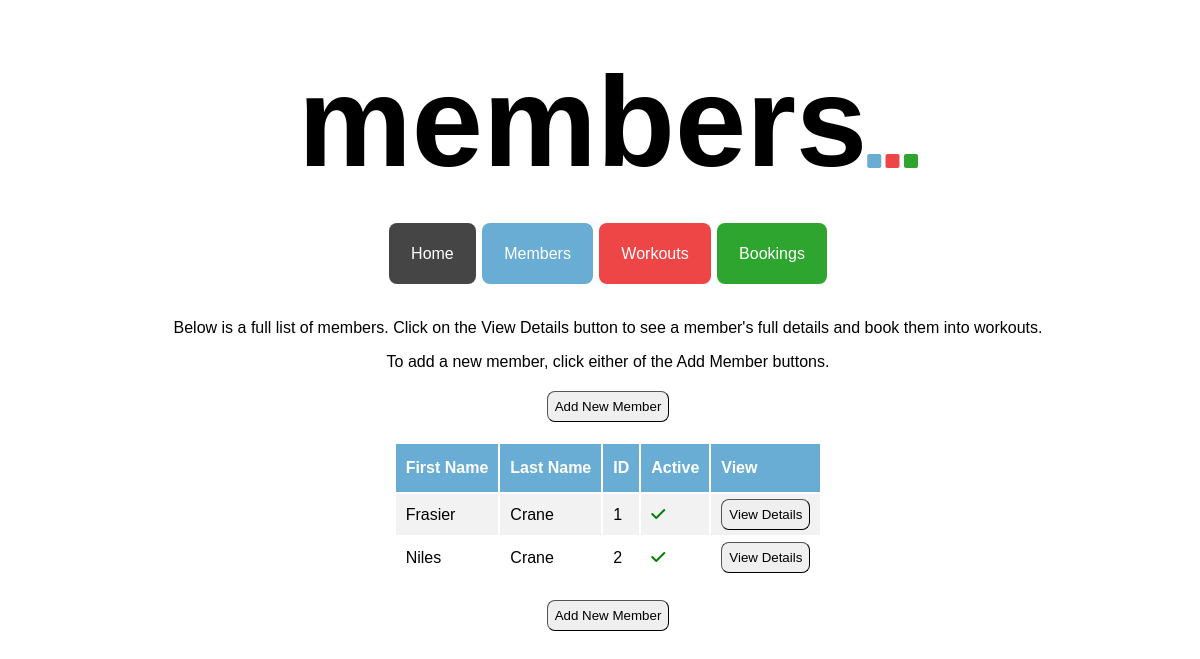
The app's page /members, older data.
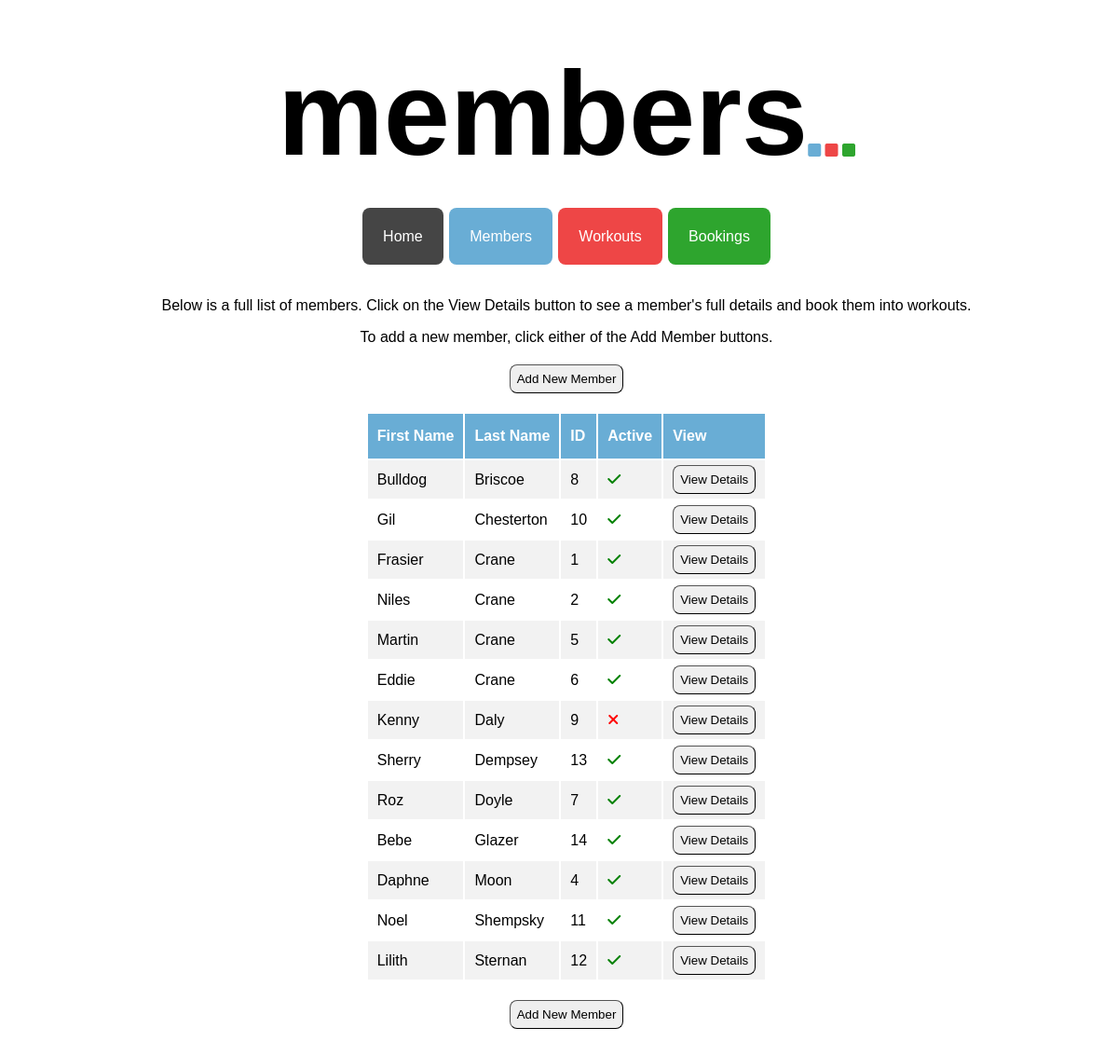
The same page, newer data.
### tables this page shows
CREATE TABLE members (
    id INTEGER PRIMARY KEY AUTOINCREMENT,
    first_name VARCHAR,
    last_name VARCHAR,
    dob DATE,
    active BOOLEAN
);

### controllers/member_controller.py (the view)
@members_blueprint.route("/members")
def members():
    route_name = "members"
    members = member_repository.select_all()
    return render_template("members/index.html", route_name=route_name, members=members)

### db/run_sql.py (called while the page is built)
def get_db():
    path = os.path.dirname(os.path.abspath(__file__))
    db = os.path.join(path, "gym_db.db")
    conn = sqlite3.connect(db)
    conn.execute("PRAGMA foreign_keys = 1")
    conn.row_factory = sqlite3.Row
    return conn

def run_sql(sql, values = []):
    db = get_db()
    cursor = db.cursor()
    cursor.execute(sql, values)
    results = cursor.fetchall()
    db.commit()
    db.close()
    return results

### repositories/member_repository.py (called while the page is built)
def sort_function(member):
    return member.last_name

def select_all():
    members = []
    sql = "SELECT * FROM members"
    results = run_sql(sql)
    for row in results:
        active = True if row['active'] == 1 else False
        member = Member(row['first_name'], row['last_name'], row['dob'], active, row['id'])
        members.append(member)
    members.sort(key=sort_function)
    return members

### templates/members/index.html
{% extends 'base.html'%}
{% block content %}
<div class="index_page_container">
    <p>Below is a full list of members. Click on the View Details button to see a member's full details and book them into workouts.</p>
    <p>To add a new member, click either of the Add Member buttons.</p>
    <button class="index_page_button" id="index_page_top_button">
        <a class="index_page_link" href="/members/create">Add New Member</a>
    </button>
    <table class="index_table">
        <tr class="index_table_headers">
            <th>First Name</th>
            <th>Last Name</th>
            <th>ID</th>
            <th>Active</th>
            <th>View</th>
        </tr>
        {% for member in members %}
        <tr class="index_table_content">
            <td>{{member.first_name}}</td>
            <td>{{member.last_name}}</td>
            <td>{{member.id}}</td>
            {% if member.active == True %}
            <td><i class="fa-solid fa-check" style="color: green"></i></td>
            {% elif member.active == False %}
            <td><i class="fa-solid fa-xmark" style="color: red"></i></td>
            {% endif %}
            <td><button class="index_page_button"><a class="index_page_link" href="/members/{{member.id}}">View Details</button></td>
        {% endfor %}
        </tr>
    </table>
    <button class="index_page_button" id="index_page_bottom_button">
        <a class="index_page_link" href="/members/create">Add New Member</a>
    </button>
</div>
{% endblock %}

### templates/base.html (shortened to what this page needs)
<!DOCTYPE html>
<html lang="en">
<head>
    <link rel="stylesheet" href="{{ url_for('static', filename='style.css') }}">
    <link rel="stylesheet" href="{{ url_for('static', filename='index_pages.css') }}">
    <link rel="stylesheet" href="{{ url_for('static', filename='create_pages.css') }}">
    <link rel="stylesheet" href="{{ url_for('static', filename='show_pages.css') }}">
    <link rel="stylesheet" href="{{ url_for('static', filename='edit_pages.css') }}">
</head>
<body>
    <div class="base">
    <header>
        <h1 class="page_headers">{{route_name}}</h1>
        <p><i class="fa-solid fa-square" id="square" style="color:#69add5"></i> <i class="fa-solid fa-square" style="color:#ee4646"></i>
        <i class="fa-solid fa-square" style="color:#2ea52e"></i></p>
    </header>
    <div class="nav_bar">
        <nav>
                <a class="nav_item" id="nav_home" href="/">Home</a>
                <a class="nav_item" id="nav_member" href="/members">Members</a>
                <a class="nav_item" id="nav_workout" href="/workouts">Workouts</a>
                <a class="nav_item" id="nav_booking" href="/bookings">Bookings</a>
        </nav>
    </div>
    </div>
    <div class="block_content">
        {% block content %}
        {% endblock%}
    </div>
</body>
</html>

### static/style.css (style rules this page uses)
body { font-family: Verdana, Geneva, Tahoma, sans-serif; height: 100%; width: 100%; }
.page_headers { font-size: 800%; text-align: center; margin-top: 40px; margin-bottom: 50px; }
.base { margin: 0 auto; text-align: center; }
.base > header { display: flex; justify-content: center; align-items: center; }
.base > header > p { align-self: flex-end; margin-bottom: 74px; }
.nav_bar { list-style-type: none; margin: 0; padding: 0; margin-bottom: 30px; }
.nav_item { display: inline; margin: 5px 1px; padding: 22px; text-align: center; text-decoration: none; color: white; border-radius: 8px; }
#nav_home { background-color: #454545; }
#nav_member { background-color: #69add5; }
#nav_workout { background-color: #ee4646; }
#nav_booking { background-color: #2ea52e; }

### static/index_pages.css (style rules this page uses)
.index_page_container { display: flex; flex-direction: column; align-items: center; justify-content: center; margin: 40px auto; }
.index_page_container > p { margin-bottom: 0px; }
.index_table { width: auto; text-align: left; }
.index_table_headers { background-color: #69add5; color: white; }
.index_table_headers > th { padding: 15px 10px; }
.index_table_content > td { padding: 5px 10px; }
.index_table_content:nth-child(even) { background-color: #f2f2f2; }
.index_page_button { padding: 7px; border-radius: 8px; border-width: 1px; }
.index_page_link { color: #000000; text-decoration: none; }
#index_page_top_button { margin-top: 20px; margin-bottom: 20px; }
#index_page_bottom_button { margin-top: 20px; }

Row changes from the older to the newer data that the page shows:
added members: first_name "Bulldog", last_name "Briscoe", id "8", active True (drawn)
added members: first_name "Gil", last_name "Chesterton", id "10", active True (drawn)
added members: first_name "Martin", last_name "Crane", id "5", active True (drawn)
added members: first_name "Eddie", last_name "Crane", id "6", active True (drawn)
added members: first_name "Kenny", last_name "Daly", id "9", active False (drawn)
added members: first_name "Sherry", last_name "Dempsey", id "13", active True (drawn)
added members: first_name "Roz", last_name "Doyle", id "7", active True (drawn)
added members: first_name "Bebe", last_name "Glazer", id "14", active True (drawn)
added members: first_name "Daphne", last_name "Moon", id "4", active True (drawn)
added members: first_name "Noel", last_name "Shempsky", id "11", active True (drawn)
added members: first_name "Lilith", last_name "Sternan", id "12", active True (drawn)
